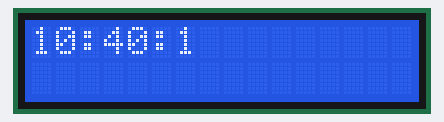
Bench run of a sketch on a simulated Arduino Uno, built with avr-gcc and run on an emulated ATmega328P. On the bench: 16×2 character LCD.

Above: at 1.1 s.
At 5.1 s:
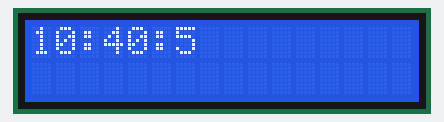
At 10.2 s:
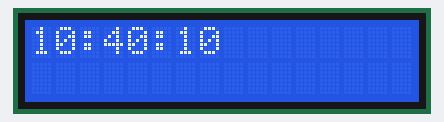
At 19.2 s:
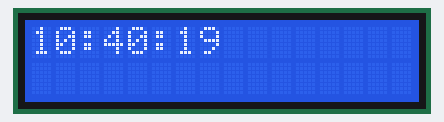
At 28.2 s:
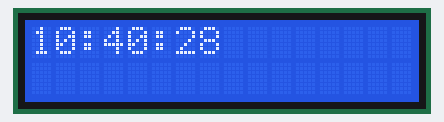
At 38.3 s:
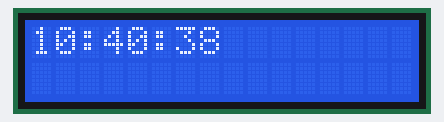

Measured:
- what the display in image 0 shows lasts 1.0 s, from 1.1 s to 2.1 s

The sketch:

LCD_Clock.ino
```cpp
#include <LiquidCrystal.h>

LiquidCrystal lcd (2, 3, 4, 5, 6, 7);

void setup() {
 lcd.begin(16, 2);
 lcd.clear();
}

int seconds = 00;
int minutes = 40;
int hours = 10;

void loop() {
  delay(1000);
  seconds = seconds + 1;
  if (seconds == 60){
    seconds = 00;
    minutes = minutes + 1;
  }
  if (minutes == 60){
    minutes = 00;
    hours = hours + 1;
  }
  if (hours == 24){
    seconds = 00;
    minutes = 00;
    hours = 00;
  }
  clock_format();
}

void clock_format() {
  lcd.clear();
  lcd.setCursor(0,0);
  lcd.print(hours);
  lcd.print(":");
  lcd.print(minutes);
  lcd.print(":");
  lcd.print(seconds);
}
```
